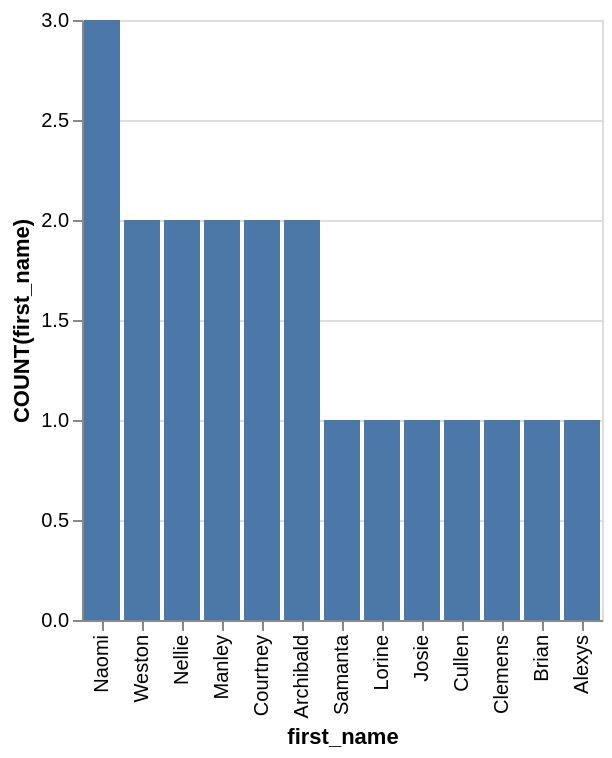

Source (Vega-Lite JSON):
### Vega-Lite specification from a JSON file in a GitHub repository (floating-point values rounded to 4 significant figures)
{"data": {"values": [{"x_data": "Naomi", "y_data": 3}, {"x_data": "Weston", "y_data": 2}, {"x_data": "Nellie", "y_data": 2}, {"x_data": "Manley", "y_data": 2}, {"x_data": "Courtney", "y_data": 2}, {"x_data": "Archibald", "y_data": 2}, {"x_data": "Samanta", "y_data": 1}, {"x_data": "Lorine", "y_data": 1}, {"x_data": "Josie", "y_data": 1}, {"x_data": "Cullen", "y_data": 1}, {"x_data": "Clemens", "y_data": 1}, {"x_data": "Brian", "y_data": 1}, {"x_data": "Alexys", "y_data": 1}]}, "mark": "bar", "encoding": {"x": {"field": "x_data", "type": "nominal", "title": "first_name", "sort": {"op": "sum", "field": "y_data", "order": "descending"}}, "y": {"field": "y_data", "type": "quantitative", "title": "COUNT(first_name)"}}}
